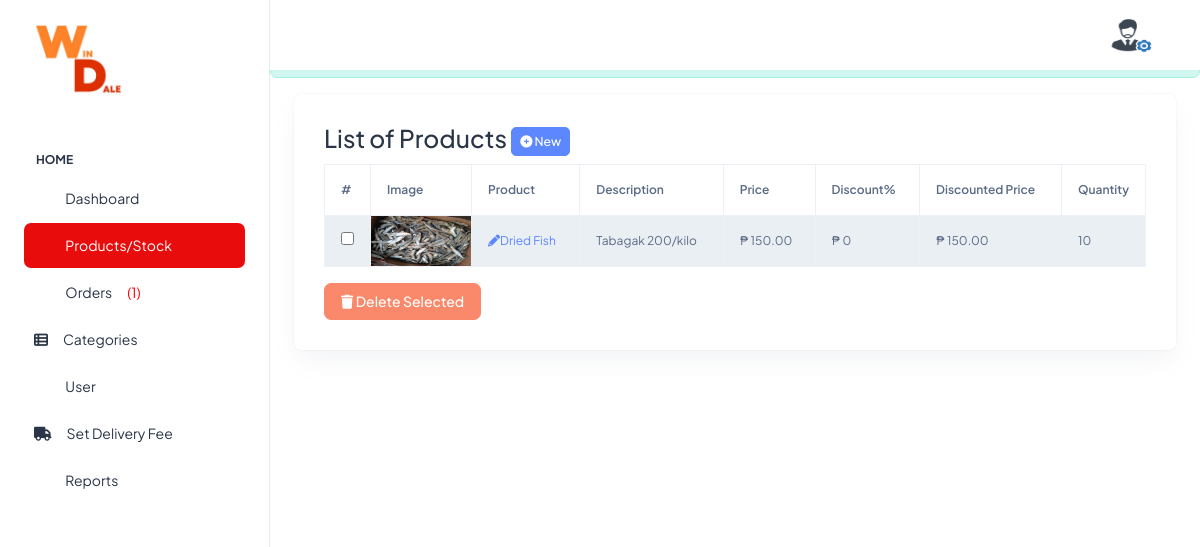
The page /admin/products/index.php (signed in) on the database its author committed.
### tables this page shows
CREATE TABLE `tblpromopro` (
  `PROMOID` int(11) NOT NULL,
  `PROID` int(11) NOT NULL,
  `PRODISCOUNT` double NOT NULL,
  `PRODISPRICE` double NOT NULL,
  `PROBANNER` tinyint(4) NOT NULL,
  `PRONEW` tinyint(4) NOT NULL
);

CREATE TABLE `tblproduct` (
  `PROID` int(11) NOT NULL,
  `PRODESC` varchar(255) DEFAULT NULL,
  `INGREDIENTS` varchar(255) NOT NULL,
  `PROQTY` int(11) DEFAULT NULL,
  `ORIGINALPRICE` double NOT NULL,
  `PROPRICE` double DEFAULT NULL,
  `CATEGID` int(11) DEFAULT NULL,
  `IMAGES` varchar(255) DEFAULT NULL,
  `PROSTATS` varchar(30) DEFAULT NULL,
  `OWNERNAME` varchar(90) NOT NULL,
  `OWNERPHONE` varchar(90) NOT NULL
);

CREATE TABLE `tblcategory` (
  `CATEGID` int(11) NOT NULL,
  `CATEGORIES` varchar(255) NOT NULL,
  `USERID` int(11) NOT NULL
);

### admin/products/index.php (called while the page is built, shortened)
<?php
require_once ("../theme/templates.php");
?>

### include/database.php (called while the page is built, shortened)
<?php
class Database {
	var $sql_string = '';
	private $conn;
	public function open_connection() {
		$this->conn = mysqli_connect(server,user,pass);
		if(!$this->conn){
			echo "Problem in database connection! Contact administrator!";
			exit();
		}else{
			$db_select = mysqli_select_db($this->conn,database_name);
		}
	}
	function setQuery($sql='') {
		$this->sql_string=$sql;
	}
	function executeQuery() {
		$result = mysqli_query($this->conn,$this->sql_string);
		return $result;
	}
	private function confirm_query($result) {
		return $result;
	}
	function loadResultList( $key='' ) {
		$cur = $this->executeQuery();
		$array = array();
		while ($row = mysqli_fetch_object($cur)) {
			if ($key) {
				$array[$row->$key] = $row;
			} else {
				$array[] = $row;
			}
		}
		return $array;
	}
}
$mydb = new Database();
?>

### admin/products/list.php (the view, shortened to what this page needs)
<div class="container-fluid">
    <div class="container-fluid">
        <div class="card">
            <div class="card-body">
                <div class="row">
                    <div class="col-lg-12">
                        <h3>List of Products <a href="index.php?view=add" class="btn btn-primary btn-sm  "> <i
                                    class="fa fa-plus-circle fw-fa"></i> New</a> </h3>
                    </div>
                </div>
                <form action="controller.php?action=delete" Method="POST">
                    <div class="table-responsive">
                        <table id="dash-table" class="table table-striped table-bordered table-hover "
                            style="font-size:12px" cellspacing="0">
                            <thead>
                                <tr>
                                    <th width="1%">#</th>
                                    <th width="50">Image</th>
                                    <th>Product</th>
                                    <th>Description</th>
                                    <th>Price</th>
                                    <th>Discount%</th>
                                    <th>Discounted Price</th>
                                    <th>Quantity</th>
                                </tr>
                            </thead>
                            <tbody>
                                <?php
				  		$query = "SELECT * FROM `tblpromopro` pr , `tblproduct` p , `tblcategory` c
           					 WHERE pr.`PROID`=p.`PROID` AND  p.`CATEGID` = c.`CATEGID` ";
				  		$mydb->setQuery($query);
				  		$cur = $mydb->loadResultList();
						foreach ($cur as $result) {
				  		echo '<tr>';
				  		echo '<td width="1%" align="center"><input type="checkbox" name="selector[]" id="selector[]" value="'.$result->PROID. '"/></td>';
				    echo '<td style="padding:0px;">
							<a class="PROID" href="" data-target="#productmodal"  data-toggle="modal"  data-id="'.$result->PROID.'">
							<img  title="'.$result->CATEGORIES.'" style="width:100px;height:50px;padding:0;"  src="'. web_root.'admin/products/'.$result->IMAGES . '">
							</a></td>';
				  		echo '<td><a title="edit" href="'.web_root.'admin/products/index.php?view=edit&id='.$result->PROID.'"><i class="fa fa-pencil "></i>'.$result->CATEGORIES.'</a></td>';
				  		echo '<td>'. $result->PRODESC.'</td>';
				  		echo '<td> &#8369 '.  number_format($result->PROPRICE,2).'</td>';
				  		echo '<td> &#8369 '.  number_format($result->PRODISCOUNT,0).'</td>';
				  		echo '<td> &#8369 '.  number_format($result->ORIGINALPRICE,2).'</td>';
				  		echo '<td width="4%">'. $result->PROQTY.'</td>';
				  	}
				  	?>
                            </tbody>
                        </table>
                        <div class="btn-group">
                            <button type="submit" class="btn btn-danger" name="delete"><i class="fa fa-trash fw-fa"></i>
                                Delete
                                Selected</button>
                        </div>
                    </div>
                </form>
            </div>
        </div>
    </div>
</div>

### rows shown on the page
tblpromopro: PROID.IMAGES (picture), tblcategory.CATEGORIES "Dried Fish", PROID.PRODESC "Tabagak 200/kilo", PROID.PROPRICE "150.00", PRODISCOUNT "0", PROID.ORIGINALPRICE "150.00", PROID.PROQTY "10"

### other values the page prints
$res "1"
